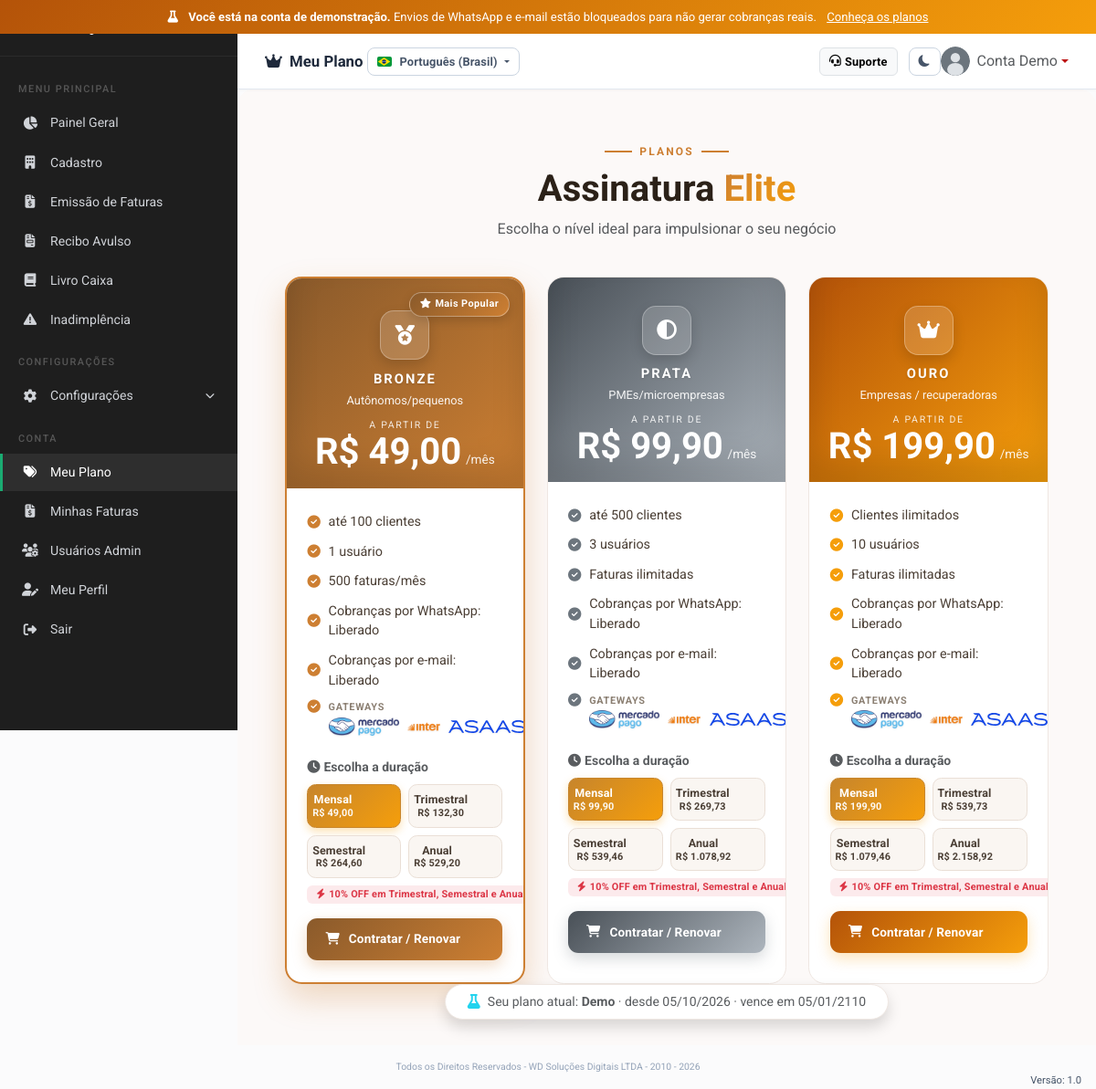
/admin/meu_plano.php (signed in), run on the app's committed database.
### tables this page shows
CREATE TABLE `planos` (
  `id` int(11) NOT NULL AUTO_INCREMENT,
  `nome` varchar(50) NOT NULL,
  `slug` varchar(50) NOT NULL,
  `preco` decimal(10,2) DEFAULT 0.00,
  `descricao` varchar(500) DEFAULT NULL,
  `beneficios` text DEFAULT NULL,
  `max_clientes` int(11) DEFAULT NULL,
  `max_usuarios` int(11) DEFAULT NULL,
  `max_faturas_mensais` int(11) DEFAULT NULL,
  `whatsapp_cobranca` tinyint(1) DEFAULT 1,
  `email_cobranca` tinyint(1) DEFAULT 1,
  `cor` varchar(20) DEFAULT 'secondary',
  `icon` varchar(100) DEFAULT NULL,
  `ativo` tinyint(1) DEFAULT 1,
  `ordem` int(11) DEFAULT 0,
  `criado_em` timestamp NOT NULL DEFAULT current_timestamp(),
  PRIMARY KEY (`id`),
  UNIQUE KEY `slug` (`slug`)
);

CREATE TABLE `admin_planos` (
  `id` int(11) NOT NULL AUTO_INCREMENT,
  `admin_id` int(11) NOT NULL,
  `plano_id` int(11) NOT NULL,
  `data_inicio` date DEFAULT NULL,
  `data_fim` date DEFAULT NULL,
  `atualizado_em` timestamp NOT NULL DEFAULT current_timestamp() ON UPDATE current_timestamp(),
  PRIMARY KEY (`id`),
  UNIQUE KEY `uq_admin_plano` (`admin_id`),
  KEY `plano_id` (`plano_id`),
  CONSTRAINT `admin_planos_ibfk_1` FOREIGN KEY (`admin_id`) REFERENCES `administradores` (`id`) ON DELETE CASCADE,
  CONSTRAINT `admin_planos_ibfk_2` FOREIGN KEY (`plano_id`) REFERENCES `planos` (`id`) ON DELETE CASCADE
);

### admin/meu_plano.php (the view, shortened to what this page needs)
<?php
$pdo = getConnection();
$adminId = $_SESSION['admin_id'] ?? 0;
$stmtPlano = $pdo->prepare("
    SELECT p.*, ap.data_inicio, ap.data_fim
    FROM admin_planos ap
    JOIN planos p ON p.id = ap.plano_id
    WHERE ap.admin_id = ?
    ORDER BY ap.id DESC LIMIT 1
");
$stmtPlano->execute([$adminId]);
$meuPlano = $stmtPlano->fetch();
$planos = $pdo->query("SELECT * FROM planos WHERE ativo = 1 AND COALESCE(slug,'') NOT IN ('diamante', 'demo') ORDER BY ordem ASC")->fetchAll();
include __DIR__ . '/../includes/header.php';
include __DIR__ . '/../includes/sidebar_admin.php';
function corPlano($cor) {
    $mapa = [
        'bronze' => ['badge' => '#cd7f32', 'grad' => 'linear-gradient(135deg, #8a5a2b, #cd7f32)'],
        'secondary' => ['badge' => '#6c757d', 'grad' => 'linear-gradient(135deg, #495057, #adb5bd)'],
        'warning' => ['badge' => '#f59e0b', 'grad' => 'linear-gradient(135deg, #b45309, #f59e0b)'],
        'primary' => ['badge' => '#0d6efd', 'grad' => 'linear-gradient(135deg, #0a4dc4, #3b82f6)'],
        'success' => ['badge' => '#16a34a', 'grad' => 'linear-gradient(135deg, #0f7b5c, #22c55e)'],
        'info' => ['badge' => '#22d3ee', 'grad' => 'linear-gradient(135deg, #0891b2, #22d3ee)'],
        'danger' => ['badge' => '#dc2626', 'grad' => 'linear-gradient(135deg, #b91c1c, #ef4444)'],
        'dark' => ['badge' => '#1f2937', 'grad' => 'linear-gradient(135deg, #111827, #374151)'],
    ];
    return $mapa[$cor] ?? ['badge' => '#0f7b5c', 'grad' => 'linear-gradient(135deg, #0f7b5c, #22c55e)'];
}
function hexToRgba($hex, $alpha) {
    $hex = ltrim((string)$hex, '#');
    $r = hexdec(substr($hex, 0, 2));
    $g = hexdec(substr($hex, 2, 2));
    $b = hexdec(substr($hex, 4, 2));
    return "rgba($r,$g,$b,$alpha)";
}
?>
<div class="main-content">
    <div class="topbar">
        <div>
            <h5><i class="fas fa-crown me-1"></i> Meu Plano</h5>
        </div>
        <a href="https://wa.me/5591982675573" target="_blank" class="btn btn-light btn-sm ms-auto me-2" style="font-size:0.8rem;border:1px solid #dee2e6;"><i class="fas fa-headset"></i> Suporte</a>
        <div class="dropdown">
            <a href="#" class="d-flex align-items-center text-decoration-none dropdown-toggle" data-bs-toggle="dropdown">
                <img src="<?= htmlspecialchars($_SESSION['admin_avatar'] ?? '/cobranca/assets/img/avatars/admin.svg') ?>" alt="Avatar" class="rounded-circle me-2" width="32" height="32" style="object-fit:cover;">
                <span class="text-muted d-none d-md-inline"><?= htmlspecialchars($_SESSION['admin_nome'] ?? '') ?></span>
            </a>
        </div>
    </div>
    <div class="content-area" style="background:#fcf9f8; min-height:100vh; border-radius:1.1rem 1.1rem 0 0;">
        <div class="text-center pt-4 pb-2">
            <div class="d-inline-flex align-items-center gap-2 text-uppercase fw-bold mb-2" style="letter-spacing:.18em; font-size:.75rem; color:#cd7f32;">
                <span style="width:30px;height:2px;background:#cd7f32;display:inline-block;"></span>
                Planos
                <span style="width:30px;height:2px;background:#cd7f32;display:inline-block;"></span>
            </div>
            <h1 class="fw-bold mb-2" style="color:#2b2118;">Assinatura <span style="background:linear-gradient(135deg,#cd7f32,#f59e0b);-webkit-background-clip:text;-webkit-text-fill-color:transparent;">Elite</span></h1>
            <p class="text-muted mb-0">Escolha o nível ideal para impulsionar o seu negócio</p>
        </div>
        <div class="row justify-content-center g-4 px-md-4 mt-2">
            <?php if (empty($planos)): ?>
                <div class="col-12 text-center text-muted py-5">Nenhum plano disponível no momento. Entre em contato com o suporte.</div>
            <?php else:
                $gwLogos = [
                    'mercado pago' => APP_BASE . '/assets/img/mercado-pago-logo.png',
                    'banco inter'  => APP_BASE . '/assets/img/banco-inter-logo-0-1.png',
                    'inter'        => APP_BASE . '/assets/img/banco-inter-logo-0-1.png',
                    'asaas'        => APP_BASE . '/assets/img/asaas-logo.svg',
                    'pix'          => APP_BASE . '/assets/img/pix-logo.svg',
                    'pix manual'   => APP_BASE . '/assets/img/pix-logo.svg',
                ];
                foreach ($planos as $p):
                    $isCurrent = ($meuPlano && $p['id'] == $meuPlano['id']);
                    $feat = ($p['slug'] ?? '') === 'bronze';
                    $c = corPlano($p['cor'] ?? '');
                    $benef = array_filter(array_map('trim', explode("\n", $p['beneficios'] ?? '')));
                    $precoMensal = (float)$p['preco'];
                    $periodos = [
                        1  => ['Mensal',      'fa-calendar-day', $precoMensal],
                        3  => ['Trimestral',  'fa-calendar-alt', round($precoMensal * 3 * 0.90, 2)],
                        6  => ['Semestral',   'fa-calendar-week', round($precoMensal * 6 * 0.90, 2)],
                        12 => ['Anual',       'fa-calendar-check', round($precoMensal * 12 * 0.90, 2)],
                    ];
            ?>
                <div class="col-12 col-sm-6 col-lg-4 col-xl-4">
                    <div class="plan-card position-relative h-100 <?= $feat ? 'featured' : '' ?> <?= $isCurrent ? 'plan-now' : '' ?>" style="--plan-accent:<?= $c['badge'] ?>;--plan-grad:<?= $c['grad'] ?>;--plan-glow:<?= hexToRgba($c['badge'], .28) ?>;">
                        <?php if ($isCurrent): ?>
                            <span class="current-tag"><i class="fas fa-check me-1"></i>Plano Atual</span>
                        <?php elseif ($feat): ?>
                            <span class="current-tag popular"><i class="fas fa-star me-1"></i>Mais Popular</span>
                        <?php endif; ?>
                        <div class="plan-head" style="background:var(--plan-grad);">
                            <div class="plan-ico-wrap"><i class="fas <?= htmlspecialchars($p['icon'] ?: 'fa-circle') ?> plan-ico"></i></div>
                            <div class="plan-name"><?= htmlspecialchars($p['nome']) ?></div>
                            <div class="plan-tagline"><?= htmlspecialchars($p['descricao'] ?? '') ?></div>
                            <div class="plan-por">a partir de</div>
                            <div class="plan-price">
                                <span class="plan-preco-num">R$ <?= number_format($precoMensal, 2, ',', '.') ?></span>
                                <span class="plan-preco-period">/mês</span>
                            </div>
                        </div>
                        <div class="plan-body">
                            <ul class="plan-feat">
                                <?php
                                if ($benef):
                                    foreach ($benef as $b):
                                        if (stripos($b, 'Gateways:') === 0):
                                            $lista = trim(substr($b, strpos($b, ':') + 1));
                                            $lista = str_replace('??', ' · ', $lista);
                                            $nomes = preg_split('/\s*[·,;]\s*/u', $lista);
                                ?>
                                    <li class="plan-gw">
                                        <i class="fas fa-check-circle"></i>
                                        <span class="plan-gw-body">
                                            <span class="plan-gw-title">Gateways</span>
                                            <span class="plan-gw-logos">
                                                <?php foreach ($nomes as $n): $k = strtolower(trim($n)); ?>
                                                    <?php if (isset($gwLogos[$k])): ?>
                                                        <img src="<?= $gwLogos[$k] ?>" alt="<?= htmlspecialchars(trim($n)) ?>" title="<?= htmlspecialchars(trim($n)) ?>" class="plan-gw-logo">
                                                    <?php else: ?>
                                                        <span class="plan-gw-text"><?= htmlspecialchars(trim($n)) ?></span>
                                                    <?php endif; ?>
                                                <?php endforeach; ?>
                                            </span>
                                        </span>
                                    </li>
                                <?php else: ?>
                                    <li><i class="fas fa-check-circle"></i><span><?= htmlspecialchars($b) ?></span></li>
                                <?php endif; ?>
                            <?php endforeach;
                                else: ?>
                                    <li><i class="fas fa-check-circle"></i><span>Recursos inclusos</span></li>
                                <?php endif; ?>
                            </ul>
                            <div class="plan-periodos mb-3">
                                <div class="small text-muted mb-2 fw-semibold"><i class="fas fa-clock me-1"></i>Escolha a duração</div>
                                <div class="row g-2">
                                    <?php foreach ($periodos as $dur => $info): ?>
                                        <div class="col-6">
                                            <button type="button" class="btn btn-sm w-100 periodo-pill <?= $dur === 1 ? 'active' : '' ?>" data-plano="<?= (int)$p['id'] ?>" data-duracao="<?= $dur ?>" onclick="selPeriodo(<?= (int)$p['id'] ?>, <?= $dur ?>, <?= $info[2] ?>)">
                                                <span class="d-flex flex-column align-items-center lh-sm">
                                                    <span><?= $info[0] ?></span>
                                                    <span class="periodo-preco">R$ <?= number_format($info[2], 2, ',', '.') ?></span>
                                                </span>
                                            </button>
                                        </div>
                                    <?php endforeach; ?>
                                </div>
                                <div class="d-flex align-items-center gap-1 mt-2">
                                    <span class="badge" style="background:rgba(220,53,69,.1);color:#dc3545;font-size:.68rem;">
                                        <i class="fas fa-bolt me-1"></i>10% OFF em Trimestral, Semestral e Anual
                                    </span>
                                </div>
                            </div>
                            <?php if ($isCurrent): ?>
                                <button class="btn current-plan-btn w-100" onclick="abrirPagamento(<?= (int)$p['id'] ?>, '<?= htmlspecialchars(addslashes($p['nome'])) ?>', <?= (float)$precoMensal ?>)">
                                    <i class="fas fa-sync me-1"></i> Renovar este plano
                                </button>
                            <?php else: ?>
                                <button class="btn btn-contratar w-100" onclick="abrirPagamento(<?= (int)$p['id'] ?>, '<?= htmlspecialchars(addslashes($p['nome'])) ?>', <?= (float)$precoMensal ?>)">
                                    <i class="fas fa-shopping-cart me-1"></i> Contratar / Renovar
                                </button>
                            <?php endif; ?>
                        </div>
                    </div>
                </div>
            <?php endforeach; endif; ?>
        </div>
        <?php if ($meuPlano): ?>
            <div class="floating-cta">
                <div class="d-inline-flex align-items-center gap-2 px-4 py-2 rounded-pill shadow" style="background:#fff;border:1px solid #efe7e2;">
                    <i class="fas <?= htmlspecialchars($meuPlano['icon'] ?: 'fa-circle') ?>" style="color:<?= corPlano($meuPlano['cor'] ?? '')['badge'] ?>;"></i>
                    <small class="text-muted">Seu plano atual: <strong><?= htmlspecialchars($meuPlano['nome']) ?></strong>
                        <?php if ($meuPlano['data_inicio']): ?> · desde <?= date('d/m/Y', strtotime($meuPlano['data_inicio'])) ?><?php endif; ?>
                        <?php if ($meuPlano['data_fim']): ?> · vence em <?= date('d/m/Y', strtotime($meuPlano['data_fim'])) ?><?php endif; ?>
                    </small>
                </div>
            </div>
        <?php endif; ?>
    </div>
</div>
<?php include __DIR__ . '/../includes/footer.php'; ?>

### assets/css/style.css (style rules this page uses)
:root { --cor-primaria: #0f7b5c; --cor-secundaria: #6c757d; --cor-fundo: #fbfbfc; --cor-sucesso: #128a53; --cor-perigo: #dc3545; --cor-aviso: #f5a623; --cor-info: #38bdf8; --sidebar-width: 260px; --bs-body-font-family: 'Roboto', sans-serif; --radius: 10px; --radius-sm: 8px; --shadow-sm: 0 1px 3px rgba(0,0,0,0.04); --shadow: 0 1px 6px rgba(0,0,0,0.06); --shadow-md: 0 4px 16px rgba(0,0,0,0.07); --transition: 0.2s ease; --app-bg: #fbfbfc; --app-card: #ffffff; --app-card-border: #e8eaed; --app-text: #23272e; --app-text-muted: #7c828d; --app-text-secondary: #31353e; --app-sidebar-bg: #1e1e1e; --app-sidebar-text: #d0d3d8; --app-sidebar-hover: #2e2e2e; --app-sidebar-active-border: #1aab72; --app-topbar-bg: #ffffff; --app-topbar-border: #e8eaed; --slate-50: #f8fafc; --slate-100: #f1f5f9; --slate-200: #e2e8f0; --slate-300: #cbd5e1; --slate-400: #94a3b8; --slate-500: #64748b; --slate-600: #475569; --slate-700: #334155; --slate-800: #1e293b; --slate-900: #0f172a; --zinc-800: #27272a; --zinc-900: #18181b; }
* { margin: 0; padding: 0; box-sizing: border-box; }
body { font-family: 'Roboto', sans-serif; background-color: var(--app-bg); color: var(--app-text); -webkit-font-smoothing: antialiased; }
.main-content { margin-left: var(--sidebar-width); min-height: 100vh; }
.topbar { background: var(--app-topbar-bg); padding: 14px 30px; display: flex; justify-content: space-between; align-items: center; box-shadow: var(--shadow-sm); position: sticky; top: 0; z-index: 100; border-bottom: 1px solid var(--app-topbar-border); }
.topbar h5 { margin: 0; font-weight: 600; color: var(--app-text); font-size: 1.05rem; }
.content-area { padding: 28px; }
body, .table > tbody td, .table > tbody th, .form-control, .form-select, .form-label, .alert, .badge, .card, .stat-card .stat-label, .topbar h5, .fatura-titulo, .fatura-info-value, .fatura-pago-texto, .fatura-pago-sub { font-weight: 400; }
h1, h2, h3, h4, h5, h6 { font-weight: 500; }
.btn { font-weight: 500; }
.btn { border-radius: var(--radius-sm); font-weight: 600; font-size: 0.85rem; padding: 8px 16px; transition: all var(--transition); letter-spacing: 0.01em; display: inline-flex; align-items: center; gap: 6px; }
.btn-sm { padding: 5px 10px; font-size: 0.78rem; gap: 4px; border-radius: 6px; }
.badge { font-weight: 600; font-size: 0.72rem; letter-spacing: 0.2px; border-radius: 6px; padding: 4px 10px; }
.topbar { background: var(--app-card); border-bottom: 1px solid var(--slate-200); }
.topbar h5 { color: var(--slate-800); font-weight: 700; font-size: 1.05rem; }
.content-area > * { animation: fadeIn 0.2s ease; }
a { color: var(--cor-primaria); text-decoration: none; transition: color var(--transition); }

### data on the page
planos: slug "bronze" (drawn), nome "BRONZE", descricao "Autônomos/pequenos", preco "49,00", beneficios "até 100 clientes", beneficios "1 usuário", beneficios "500 faturas/mês", beneficios "Cobranças por WhatsApp: Liberado", beneficios "Cobranças por e-mail: Liberado", info "Mensal", info "49,00", info "Trimestral", info "132,30", info "Semestral", info "264,60", info "Anual", info "529,20"
planos: nome "PRATA", descricao "PMEs/microempresas", preco "99,90", beneficios "até 500 clientes", beneficios "3 usuários", beneficios "Faturas ilimitadas", beneficios "Cobranças por WhatsApp: Liberado", beneficios "Cobranças por e-mail: Liberado", info "Mensal", info "99,90", info "Trimestral", info "269,73", info "Semestral", info "539,46", info "Anual", info "1.078,92"
planos: nome "OURO", descricao "Empresas / recuperadoras", preco "199,90", beneficios "Clientes ilimitados", beneficios "10 usuários", beneficios "Faturas ilimitadas", beneficios "Cobranças por WhatsApp: Liberado", beneficios "Cobranças por e-mail: Liberado", info "Mensal", info "199,90", info "Trimestral", info "539,73", info "Semestral", info "1.079,46", info "Anual", info "2.158,92"
admin_planos: plano.nome "Demo", data_inicio "05/10/2026", data_fim "05/01/2110"

### other printed values
t('layout.menu_label') "MENU PRINCIPAL"
t('nav.painel_geral') "Painel Geral"
t('nav.cadastro') "Cadastro"
t('nav.emissao') "Emissão de Faturas"
t('nav.livro_caixa') "Livro Caixa"
t('nav.inadimplencia') "Inadimplência"
t('nav.configuracoes') "CONFIGURAÇÕES"
t('nav.configuracoes') "Configurações"
t('layout.conta') "CONTA"
t('nav.meu_plano') "Meu Plano"
t('nav.minhas_faturas') "Minhas Faturas"
t('nav.usuarios_admin') "Usuários Admin"
t('nav.meu_perfil') "Meu Perfil"
t('nav.sair') "Sair"
$_SESSION['admin_nome'] "Conta Demo"
